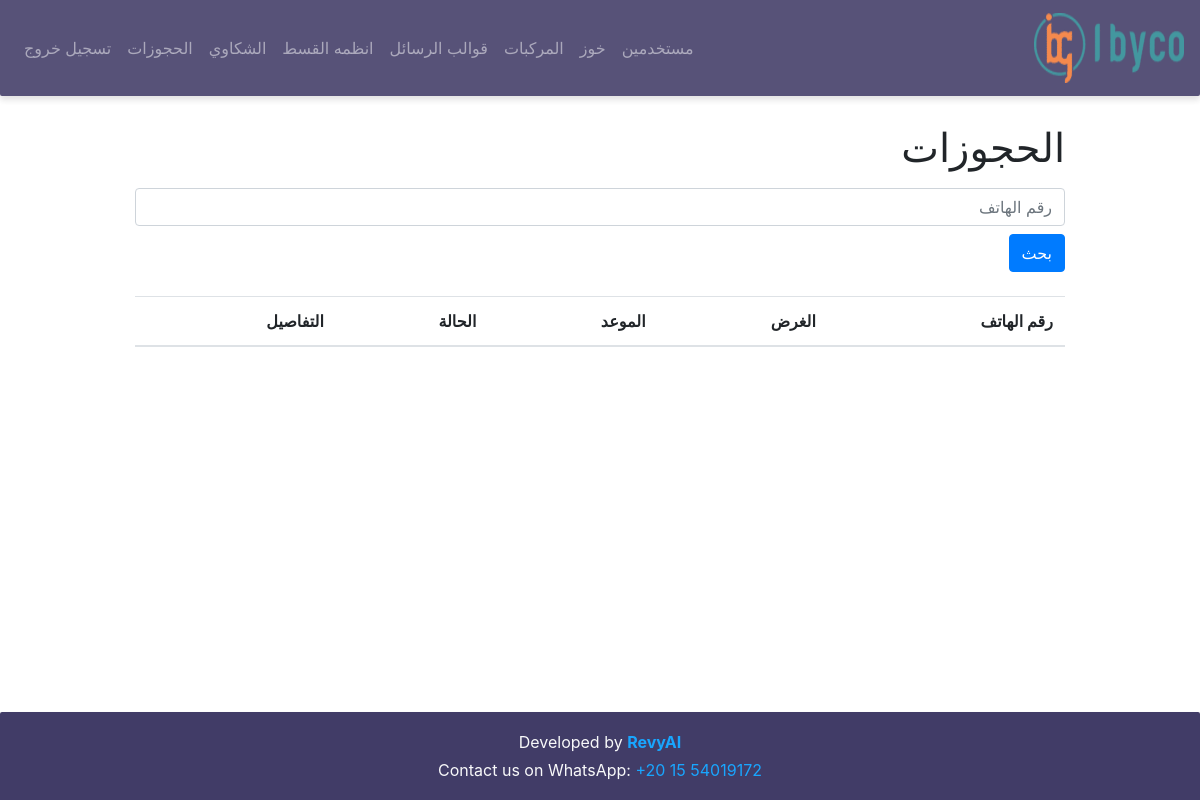
Page /bookings (signed in) on the earlier database version.
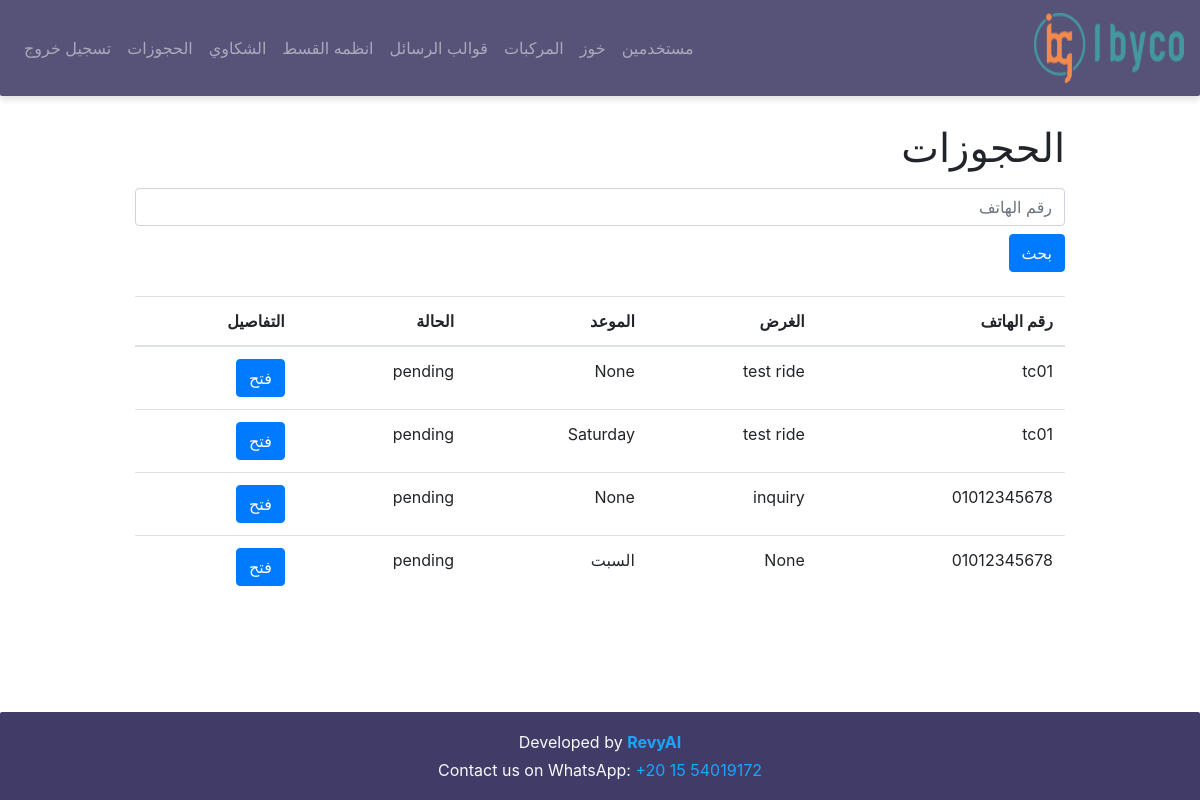
Same page on the later database version.
### models/models.py (models this page shows)
class Booking(db.Model):
    __tablename__ = "bookings"
    id = db.Column(db.Integer, primary_key=True)
    client_id = db.Column(db.Integer, db.ForeignKey("clients.id"))
    purpose = db.Column(db.Text)
    date = db.Column(db.String(100))
    status = db.Column(db.String(50), default="pending")
    created_at = db.Column(db.DateTime, default=lambda: datetime.now(timezone.utc))

class Client(db.Model):
    __tablename__ = "clients"
    id = db.Column(db.Integer, primary_key=True)
    phone_number = db.Column(db.String(30), unique=True, nullable=False)
    chat_summary = db.Column(db.Text) # this col to keep the history
    last_user_reply = db.Column(db.Text) # the current message
    last_bot_reply = db.Column(db.Text) # this col to enhance the context
    last_bot_reply_type = db.Column(db.String(50)) # this col to classify the message is followup or retarget or normal reply
    last_user_message_at = db.Column(db.DateTime) # this col to detect the users dosent reply
    last_bot_message_at = db.Column(db.DateTime) # this col to avoid spamming
    info = db.Column(db.Text) # this col for info about products the client bought (it will be fill by human )
    has_purchased = db.Column(db.Boolean, default=False) # this col to know the client bought or not (it will be fill by human )
    purchase_date = db.Column(db.DateTime) # this col we use in followup schadualing
    is_active = db.Column(db.Boolean, default=True) # this col help with users dont need to send any message
    created_at = db.Column(db.DateTime, default=lambda: datetime.now(timezone.utc)) # this col will help us on analysis
    followups = db.relationship("FollowUp", backref="client", lazy=True)
    complaints = db.relationship("Complaint", backref="client", lazy=True)
    Bookings = db.relationship("Booking", backref="client", lazy=True)

### app.py (the view)
@app.route("/bookings", methods=["GET", "POST"])
@login_required
def bookings():
    phone = None
    if request.method == "POST":
        phone = request.form.get("phone")
    bookings = BookingServices.get_bookings_by_phone(phone)
    return render_template(
        "bookings.html",
        bookings=bookings,
        phone=phone
    )

### app.py (called while the page is built)
@login_manager.user_loader
def load_user(user_id):
    return Users.query.get(int(user_id))

### dashboard_services/booking_services.py (called while the page is built)
    @staticmethod
    def get_bookings_by_phone(phone=None):
        query = Booking.query.join(Client)
        if phone:
            query = query.filter(Client.phone_number.ilike(f"%{phone}%"))
        else:
            query = query.filter(
                Booking.status.notin_(["completed", "canceled"])
            )
        return query.all()

### templates/bookings.html (shortened to what this page needs)
{% extends 'base.html' %}
{% block content %}
<h1 class="mt-4">الحجوزات</h1>
<form method="post" class="mt-3 mb-3">
<input
class="form-control"
type="text"
name="phone"
placeholder="رقم الهاتف"
value="{{ phone if phone }}"
>
<button class="btn btn-primary mt-2">
بحث
</button>
</form>
<table class="table mt-4">
<thead>
<tr>
<th>رقم الهاتف</th>
<th>الغرض</th>
<th>الموعد</th>
<th>الحالة</th>
<th>التفاصيل</th>
</tr>
</thead>
<tbody>
{% for booking in bookings %}
<tr>
<td>{{ booking.client.phone_number }}</td>
<td>{{ booking.purpose }}</td>
<td>{{ booking.date }}</td>
<td>{{ booking.status }}</td>
<td>
<a
class="btn btn-primary"
href="{{ url_for('booking_details', booking_id=booking.id) }}"
>
فتح
</a>
</td>
</tr>
{% endfor %}
</tbody>
</table>
{% endblock %}

Differences in the rows shown:
added Booking: client.phone_number "tc01", purpose "test ride", date "None", status "pending"
added Booking: client.phone_number "tc01", purpose "test ride", date "Saturday", status "pending"
added Booking: client.phone_number "01012345678", purpose "inquiry", date "None", status "pending"
added Booking: client.phone_number "01012345678", purpose "None", date "السبت", status "pending"
